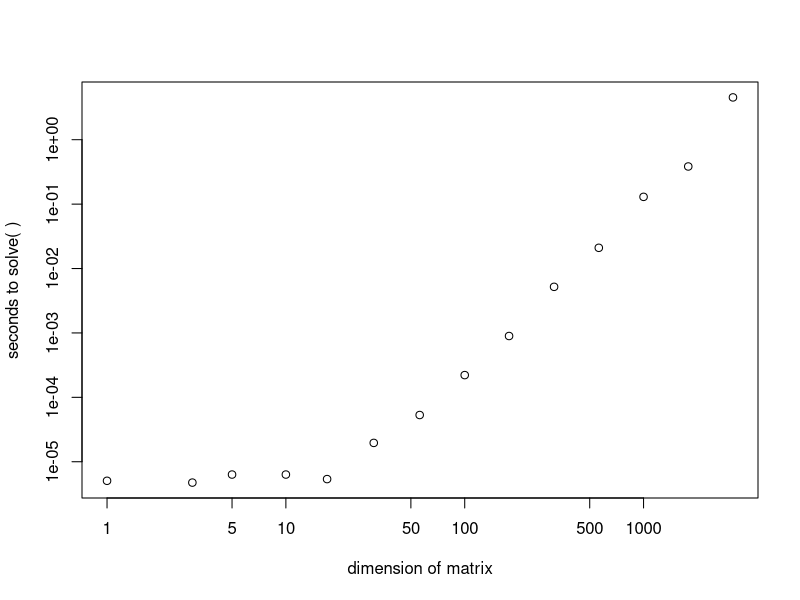

Write R code to recreate this figure.
#!/usr/bin/Rscript

nn <- floor( exp( log(10)/4 * 1:(4*3.5) ) )
nreps <- max(nn)/nn

A <- matrix( rnorm( max(nn)^2 ), nrow=max(nn) )
b <- rnorm( max(nn) )

nn.times <- sapply( seq_along(nn), function (k) { n <- nn[k]; An <- A[1:n,1:n]; bn <- b[1:n]; system.time( for (k in 1:nreps[k]) solve(An,bn) ) } )

pdf(file="dense-inversion-timing.pdf")
plot( nn, nn.times["user.self",]/nreps, log='xy', xlab="dimension of matrix", ylab="seconds to solve( )" )
dev.off()
